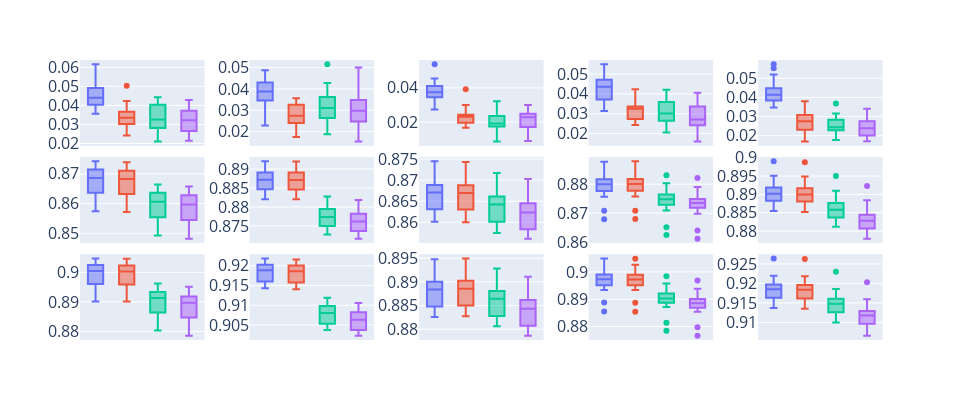

Source (notebook cell):
### Markdown cell above
# Point Prediction Results

### Code cell
fig = get_plot_metric(df, 'pointpred', model_names)
fig.write_image('pointpred_boxplot.png', scale = 3)
fig.show()
